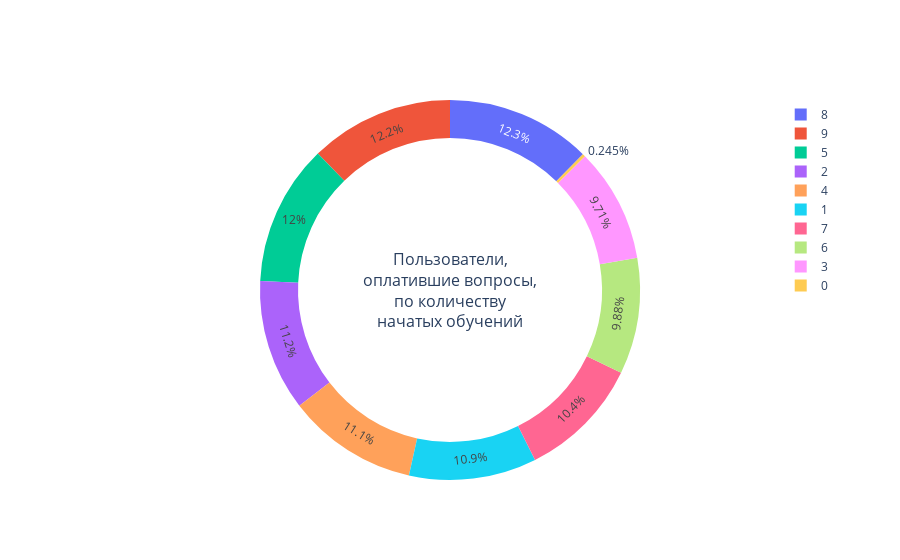

The notebook cell saved with this chart:
### Code cell
# своддим данные для круговой диаграммы
pie_data = start_pivot[['tutorial_start_count', 'conversion_rate']]

# создаем круговую диаграмму, оплативших вопросы пользователей, 
# по группам по количеству начатых обучений
fig = go.Figure()
fig.add_trace(go.Pie(values=pie_data['conversion_rate'], labels=pie_data['tutorial_start_count'], hole=0.8))

fig.update_layout(
    annotations=[dict(
        text='Пользователи,<br>оплатившие вопросы,<br>по количеству<br>начатых обучений', 
        x=0.5, y=0.5, font_size=16, showarrow=False)]
)

fig.show()

### Figure 1 — Plotly figure (JSON) as saved in the notebook; plotly's stock layout.template omitted (floating-point values rounded to 4 significant figures)
{"data": [{"hole": 0.8, "labels": [0, 1, 2, 3, 4, 5, 6, 7, 8, 9], "type": "pie", "values": [0.003, 0.133, 0.137, 0.119, 0.136, 0.147, 0.121, 0.128, 0.151, 0.15]}], "layout": {"annotations": [{"font": {"size": 16}, "showarrow": false, "text": "Пользователи,<br>оплатившие вопросы,<br>по количеству<br>начатых обучений", "x": 0.5, "y": 0.5}]}}
